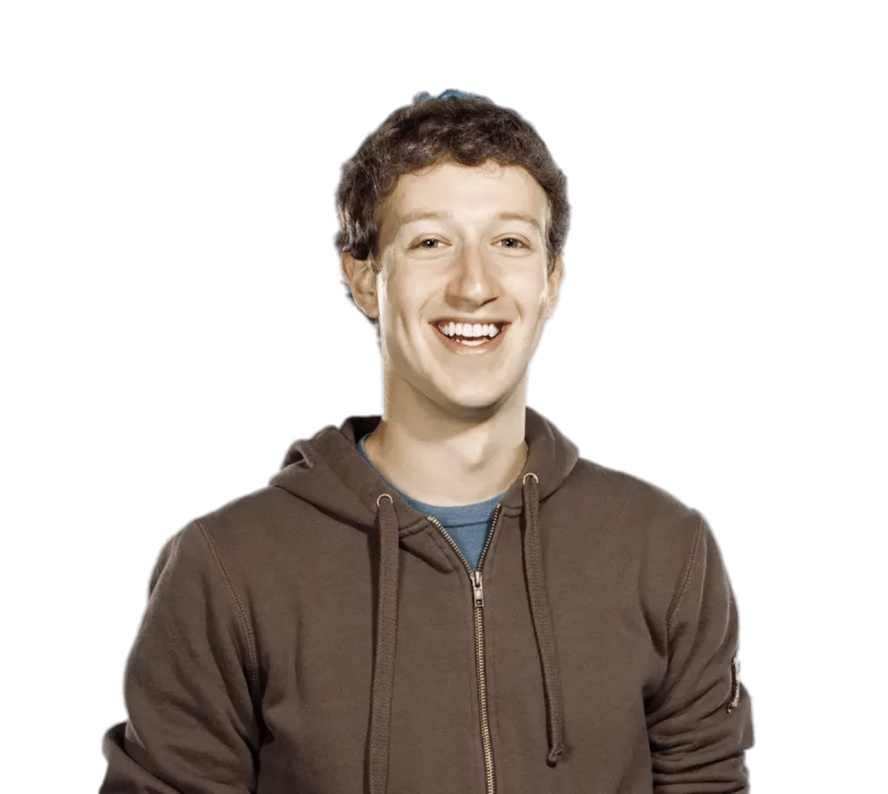
#> input picture Face Detection/img15.jpg, 888 x 794 px, shrunk from 1414 x 1264 before the run
$ python -i utlis.py   (imports and definitions only)
#> lines starting #> are read from the running program, lines starting #| are printed output that depends on the picture; after the words box and inside, x2 and y2 are one past the last pixel; in counts of white or black regions, pixels touching at a corner belong together
#> further down, picture is the input picture: shape (794, 888, 3); mean B, G, R 190.4, 195, 201.8
import cv2
import numpy as np

def getContours(img,cThr=[100,100],showCanny=False,minArea=1000,filter=0,draw =False):
#> called with showCanny = False, minArea = 1000, filter = 0, draw = False
    imgGray = cv2.cvtColor(img,cv2.COLOR_BGR2GRAY)
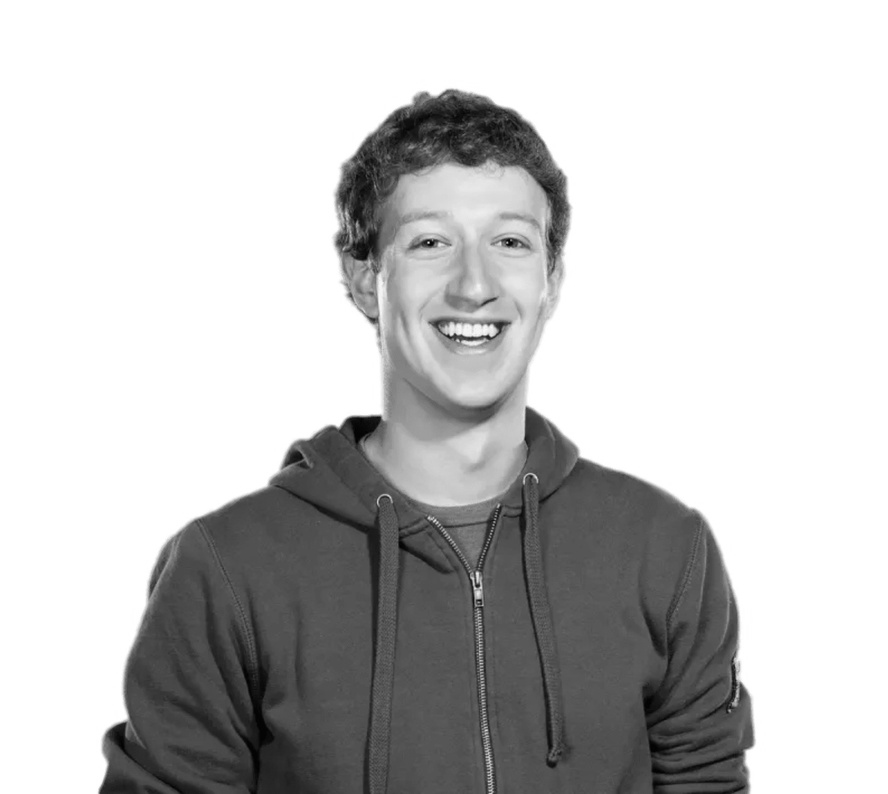
#> imgGray: shape (794, 888); min 1, max 255, mean 196.5
    imgBlur = cv2.GaussianBlur(imgGray,(5,5),1)
    imgCanny = cv2.Canny(imgBlur,cThr[0],cThr[1])
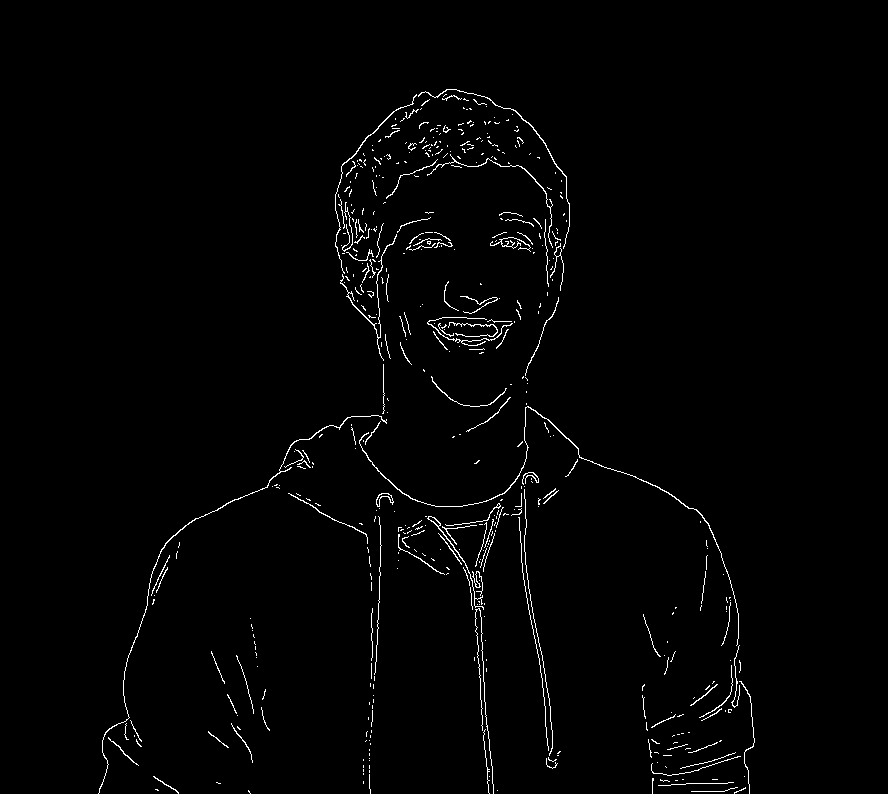
#> imgCanny: shape (794, 888); 1.5% white in thin lines or dots, all inside (x1, y1, x2, y2) = (98, 89, 755, 794)
    kernel = np.ones((5,5))
    imgDial = cv2.dilate(imgCanny,kernel,iterations=3)
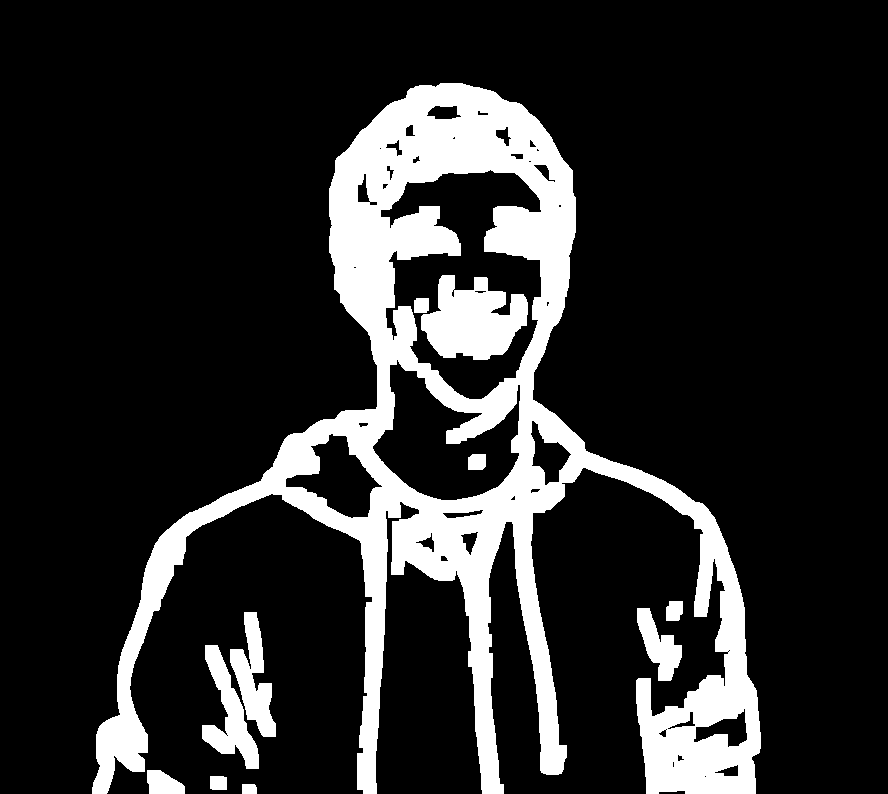
#> imgDial: shape (794, 888); 16.8% white; 11 white regions, largest, box (x1, y1, x2, y2) and area: (92, 83, 761, 794) 103301, (421, 275, 528, 360) 6050, (202, 645, 259, 769) 2846
    imgThre = cv2.erode(imgDial,kernel,iterations=2)
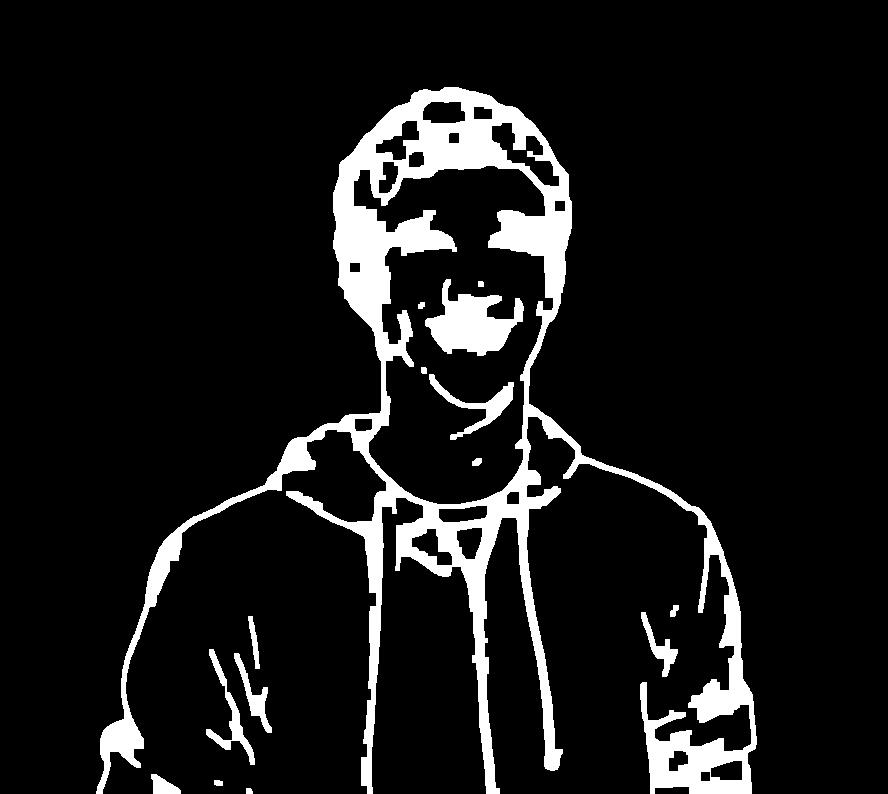
#> imgThre: shape (794, 888); 9.7% white; 15 white regions
    if showCanny:cv2.imshow('Canny',imgThre)
    contours,hiearchy = cv2.findContours(imgThre,cv2.RETR_EXTERNAL,cv2.CHAIN_APPROX_SIMPLE)
#> contours = 9 contours; largest, box (x1, y1, x2, y2) and area: (96, 87, 757, 794) 107460, (206, 649, 255, 765) 936, (234, 653, 272, 733) 666, (641, 612, 678, 677) 579, (151, 774, 181, 794) 332; hiearchy = [[1, -1, -1, -1], [2, 0, -1, -1], [3, 1, -1, -1], [4, 2, -1, -1], [5, 3, -1, -1], [6, 4, -1, -1], [7, 5, -1, -1], [8, 6, -1, -1], [-1, 7, -1, -1]]
    finalCountours = []
    for i in contours:
        area = cv2.contourArea(i)
        if area > minArea:
            peri = cv2.arcLength(i,True)
            approx = cv2.approxPolyDP(i,0.02*peri,True)
            bbox = cv2.boundingRect(approx)
            if filter > 0:
                if len(approx) == filter:
                    finalCountours.append([len(approx),area,approx,bbox,i])
            else:
                finalCountours.append([len(approx),area,approx,bbox,i])
#> this loop made 9 passes
#> (area, peri, bbox) on pass 9: (107459.5, 6401.3, (96, 108, 656, 686))
#> area on passes 1 to 6: 27, 36, 332, 666.5, 935.5, 220
#> after the loop, finalCountours = 1 item
    finalCountours = sorted(finalCountours,key = lambda x:x[1] ,reverse= True)
    if draw:
        for con in finalCountours:
            cv2.drawContours(img,con[4],-1,(0,0,255),3)
    return img, finalCountours

# [21 lines left out: functions reorder, warpImg, not called in this run]

def findDis(pts1,pts2):
    return ((pts2[0]-pts1[0])**2 + (pts2[1]-pts1[1])**2)**0.5

>>> import cv2
>>> picture = cv2.imread('../Face Detection/img15.jpg')
>>> result = getContours(picture)

$ run again, on Face Detection/img22.jpg
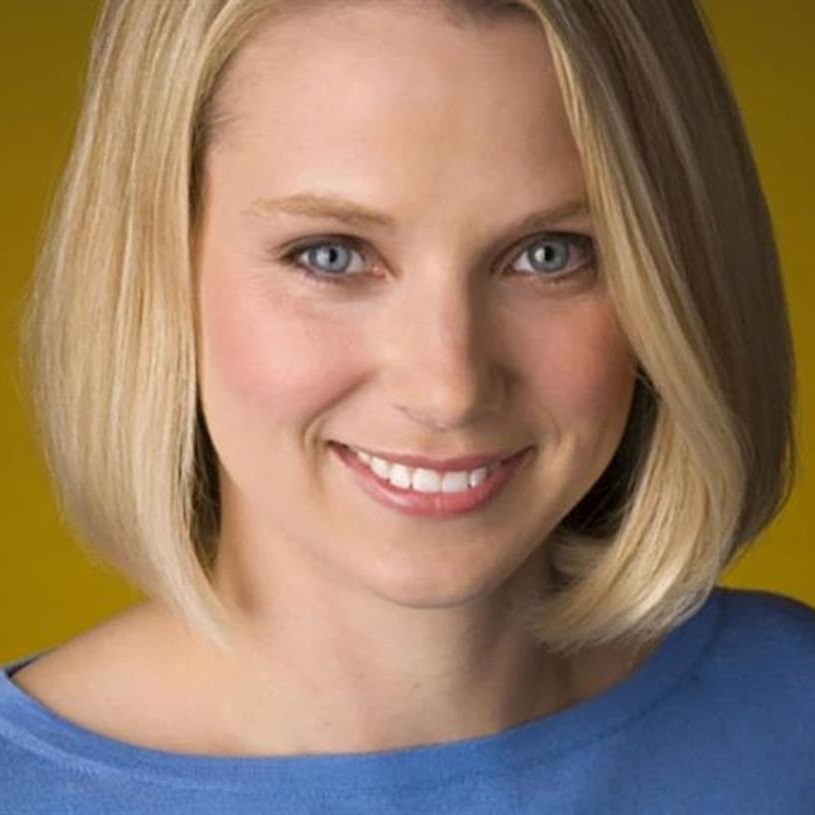
#> input picture Face Detection/img22.jpg, 815 x 815 px
#> picture is the input picture: shape (815, 815, 3); mean B, G, R 101.1, 123.7, 151
#> in getContours, `imgCanny = cv2.Canny(imgBlur,cThr[0],cThr[1])`:
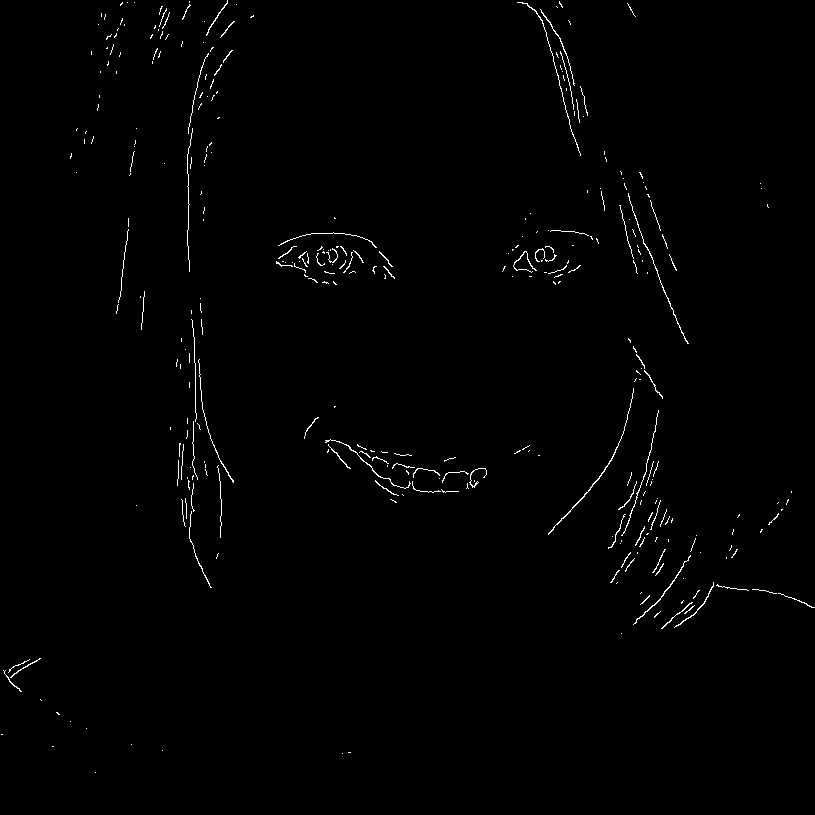
#> imgCanny: shape (815, 815); 0.83% white in thin lines or dots
#> imgDial: shape (815, 815); 12.7% white; 45 white regions, largest, box (x1, y1, x2, y2) and area: (542, 332, 815, 640) 18456, (170, 292, 240, 594) 9650, (181, 0, 243, 278) 7529
#> in getContours, `imgThre = cv2.erode(imgDial,kernel,iterations=2)`:
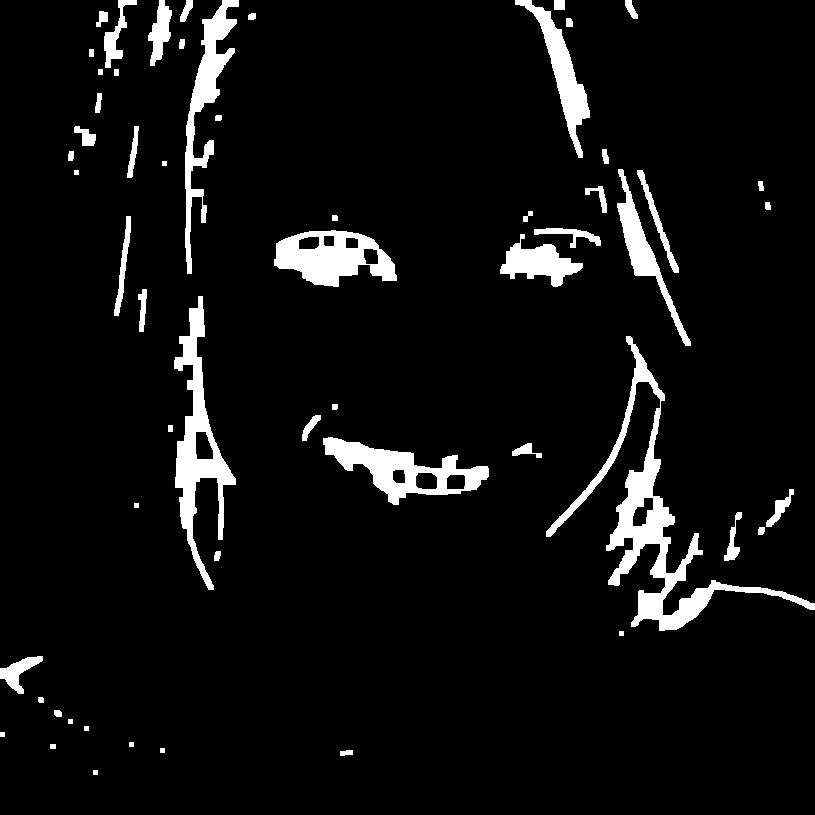
#> imgThre: shape (815, 815); 6.3% white; 58 white regions
#> contours = 58 contours, 10 with area under 20; largest, box (x1, y1, x2, y2) and area: (546, 336, 815, 631) 8718, (174, 296, 236, 590) 5326, (323, 437, 489, 505) 4707, (274, 230, 397, 287) 4558, (185, 0, 239, 274) 3452; hiearchy = 58 rows, first 6: [1, -1, -1, -1], [2, 0, -1, -1], [3, 1, -1, -1], [4, 2, -1, -1], [5, 3, -1, -1], [6, 4, -1, -1]
#> the loop in getContours, `for i in contours:` made 58 passes
#> (area, peri, approx, bbox) on pass 37: (2102.5, 443.1, [[618, 169], [634, 274], [656, 276], [690, 345]], (618, 169, 73, 177))
#> after the loop in getContours, `for i in contours:`: finalCountours = 8 items

$ run again, on Face Detection/img39.jpg
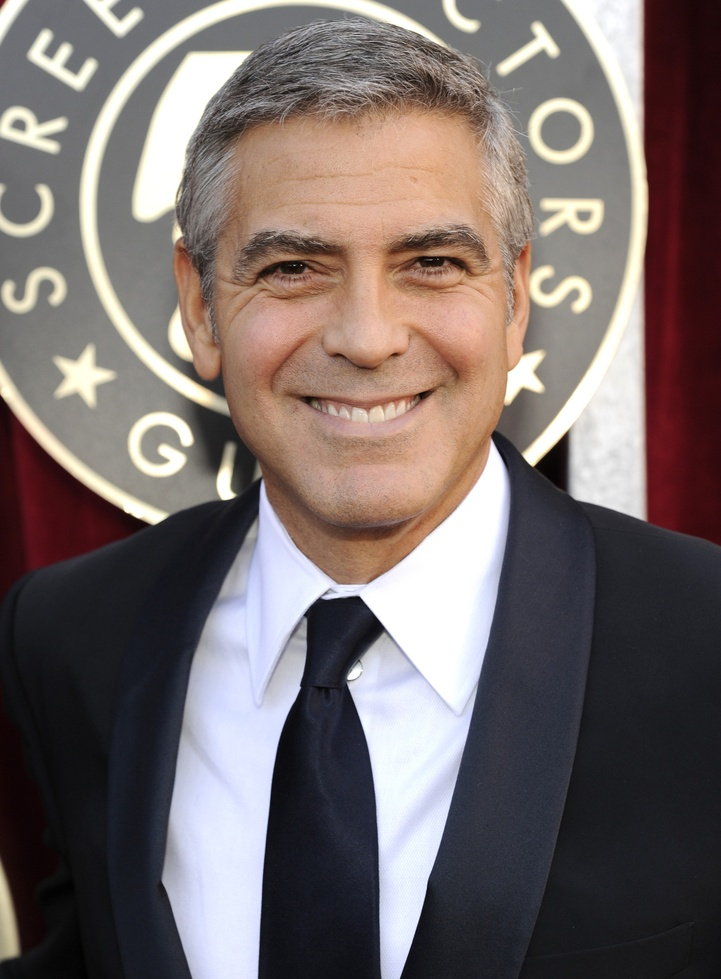
#> input picture Face Detection/img39.jpg, 721 x 979 px, shrunk from 1507 x 2048 before the run
#> picture is the input picture: shape (979, 721, 3); mean B, G, R 106.3, 107.8, 118.8
#> in getContours, `imgCanny = cv2.Canny(imgBlur,cThr[0],cThr[1])`:
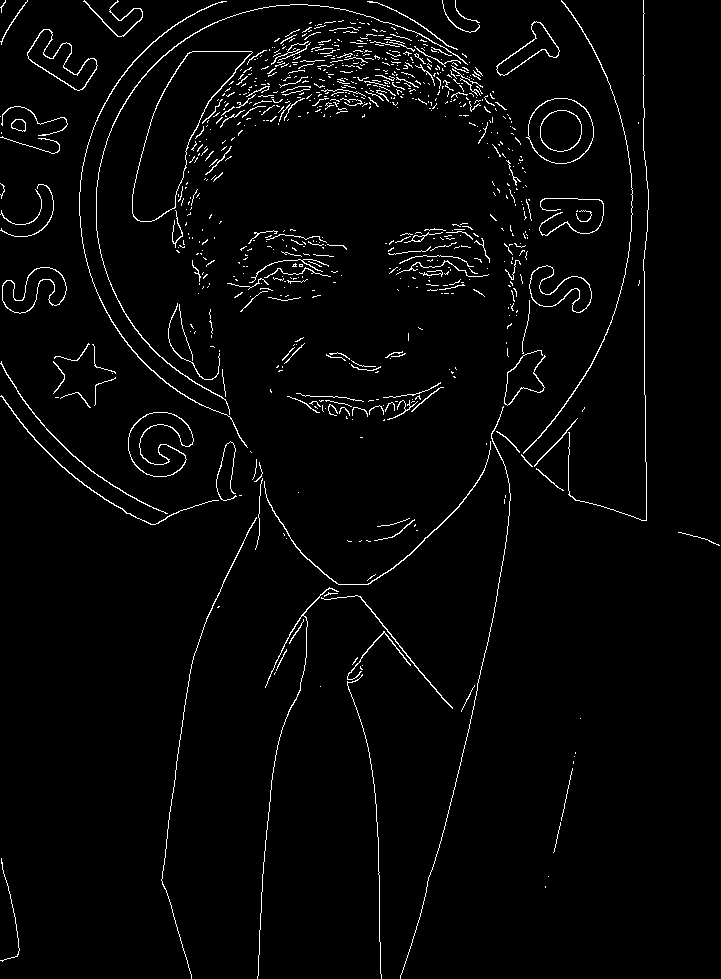
#> imgCanny: shape (979, 721); 2.7% white in thin lines or dots
#> imgDial: shape (979, 721); 30.9% white; 25 white regions, largest, box (x1, y1, x2, y2) and area: (0, 0, 655, 979) 157561, (221, 223, 353, 318) 8617, (379, 217, 496, 303) 7968
#> in getContours, `imgThre = cv2.erode(imgDial,kernel,iterations=2)`:
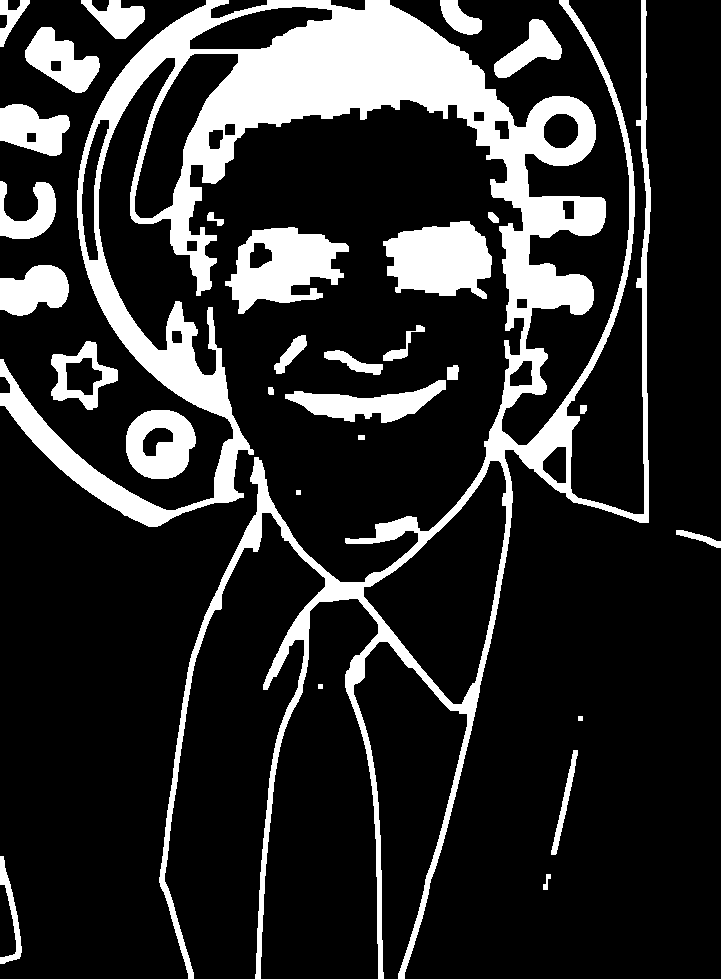
#> imgThre: shape (979, 721); 18.5% white; 30 white regions
#> contours = 30 contours, 3 with area under 20; largest, box (x1, y1, x2, y2) and area: (0, 0, 651, 979) 118444, (225, 227, 349, 314) 6229, (383, 221, 492, 299) 5956, (126, 410, 196, 479) 3766, (285, 380, 446, 423) 2916; hiearchy = 30 rows, first 6: [1, -1, -1, -1], [2, 0, -1, -1], [3, 1, -1, -1], [4, 2, -1, -1], [5, 3, -1, -1], [6, 4, -1, -1]
#> the loop in getContours, `for i in contours:` made 30 passes
#> (area, peri, bbox) on passes 9, 12, 15, 18, 19, 20, 23, 24: (3766.5, 232.4, (127, 412, 68, 65)), (2916.5, 396.2, (285, 380, 161, 43)), (2509, 255.7, (51, 341, 67, 69)), (2440.5, 221, (0, 265, 69, 51)), (6229, 511.3, (225, 230, 124, 84)), (5956.5, 399.1, (383, 221, 108, 78)), (1639.5, 282.3, (0, 181, 56, 55)), (2414, 221.1, (0, 105, 70, 51))
#> after the loop in getContours, `for i in contours:`: finalCountours = 12 items

$ run again, on Face Detection/img49.jpg
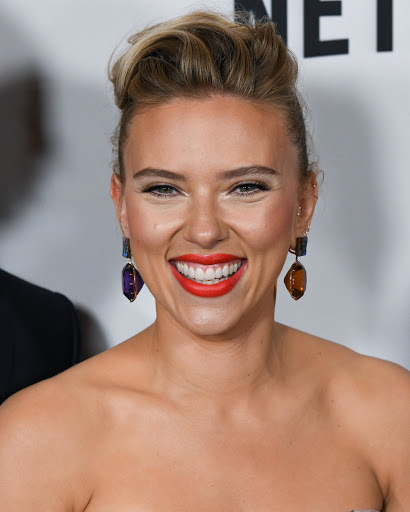
#> input picture Face Detection/img49.jpg, 410 x 512 px
#> picture is the input picture: shape (512, 410, 3); mean B, G, R 121.3, 133.2, 159.8
#> in getContours, `imgCanny = cv2.Canny(imgBlur,cThr[0],cThr[1])`:
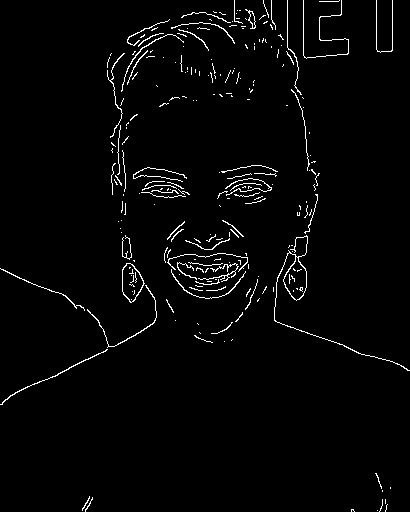
#> imgCanny: shape (512, 410); 2.4% white in thin lines or dots
#> imgDial: shape (512, 410); 26.4% white; 7 white regions, largest, box (x1, y1, x2, y2) and area: (0, 0, 410, 411) 48245, (211, 159, 284, 213) 3133, (370, 0, 399, 59) 1559
#> in getContours, `imgThre = cv2.erode(imgDial,kernel,iterations=2)`:
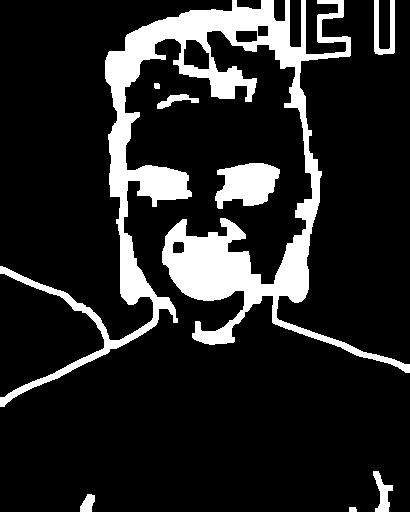
#> imgThre: shape (512, 410); 15.1% white; 8 white regions
#> contours = 8 contours; box (x1, y1, x2, y2) and area: (0, 0, 410, 407) 27076, (215, 163, 280, 209) 1955, (374, 0, 395, 55) 479, (373, 471, 393, 512) 334, (157, 94, 199, 109) 212, (80, 494, 95, 512) 164, (349, 507, 357, 512) 26, (154, 83, 160, 89) 24; hiearchy = [[1, -1, -1, -1], [2, 0, -1, -1], [3, 1, -1, -1], [4, 2, -1, -1], [5, 3, -1, -1], [6, 4, -1, -1], [7, 5, -1, -1], [-1, 6, -1, -1]]
#> the loop in getContours, `for i in contours:` made 8 passes
#> (area, peri, bbox) on passes 4, 8: (1955, 225.7, (215, 163, 65, 45)), (27076.5, 4446.2, (0, 0, 410, 407))
#> after the loop in getContours, `for i in contours:`: finalCountours = 2 items
